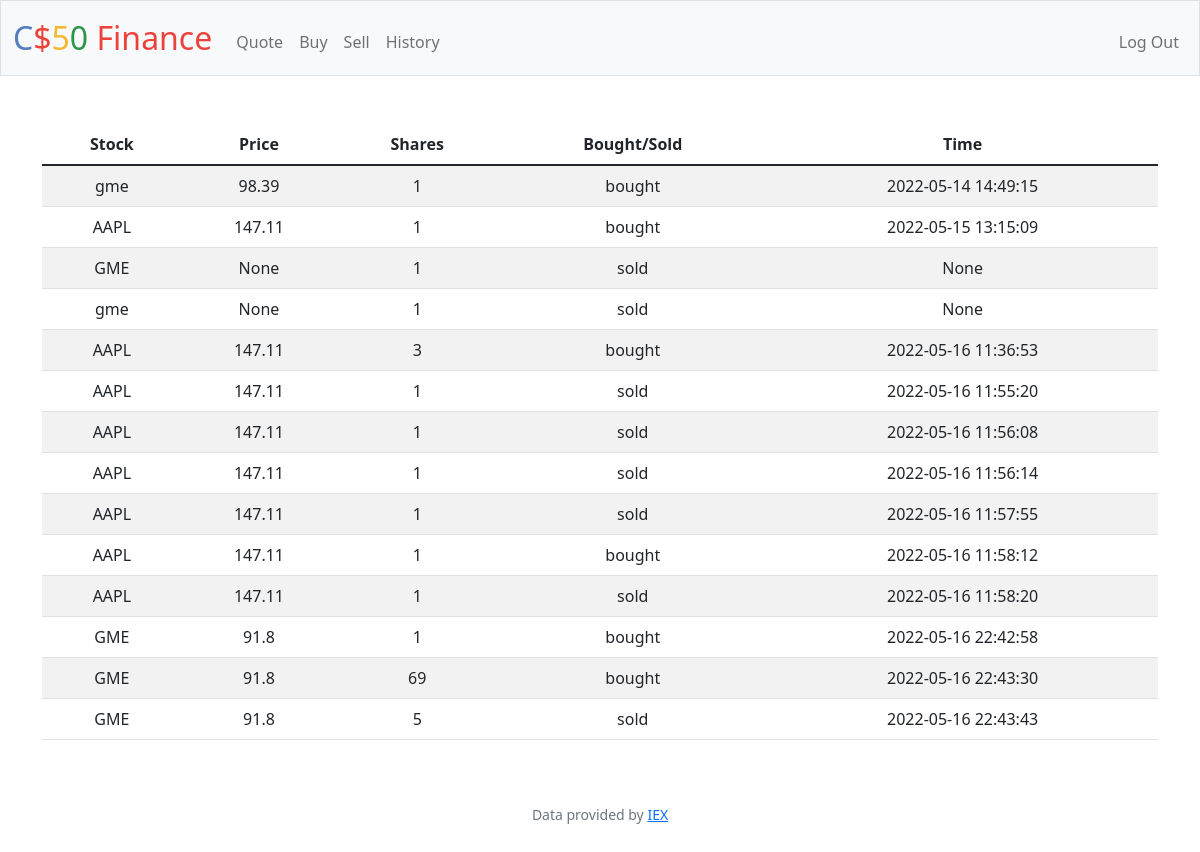
The app's page /history (signed in) with its own data.
### tables this page shows
CREATE TABLE purchases (table_id INTEGER PRIMARY KEY AUTOINCREMENT, user_id INTEGER, symbol TEXT, shares INTEGER, purchase_price REAL, time TEXT);

### app.py (the view)
@app.route("/history")
@login_required
def history():
    user_id = session.get("user_id")
    history = db.execute("SELECT * from purchases WHERE user_id =?", user_id)
    hist_index = {}
    hist_big_index = {}
    for i in range(len(history)):
        hist_index["shares"] = abs(history[i]["shares"])
        hist_index["price"] = history[i]["purchase_price"]
        hist_index["symbol"] = history[i]["symbol"]
        hist_index["time"] = history[i]["time"]
        if history[i]["shares"] <0:
            hist_index["transaction"] = "sold"
        else:
            hist_index["transaction"] = "bought"
        hist_big_index[i] = hist_index
        hist_index = {}
    return render_template("history.html", hist_big_index=hist_big_index)

### app.py (called while the page is built)
@app.after_request
def after_request(response):
    response.headers["Cache-Control"] = "no-cache, no-store, must-revalidate"
    response.headers["Expires"] = 0
    response.headers["Pragma"] = "no-cache"
    return response

### helpers.py (called while the page is built)
def login_required(f):
    @wraps(f)
    def decorated_function(*args, **kwargs):
        if session.get("user_id") is None:
            return redirect("/login")
        return f(*args, **kwargs)
    return decorated_function

### templates/history.html (shortened to what this page needs)
{% extends "layout.html" %}
{% block main %}
<div class="container-sm">
    <table class="table table-striped">
        <thead>
            <tr>
            <th scope="col">Stock</th>
            <th scope="col">Price</th>
            <th scope="col">Shares</th>
            <th scope="col">Bought/Sold</th>
            <th scope="col">Time</th>
            </tr>
        </thead>
        <tbody>
            {% for i in hist_big_index %}
            <tr>
                    <td> {{ hist_big_index[i]["symbol"] }}</td>
                    <td> {{ hist_big_index[i]["price"] }}</td>
                    <td> {{ hist_big_index[i]["shares"] }}</td>
                    <td> {{ hist_big_index[i]["transaction"] }}</td>
                    <td> {{ hist_big_index[i]["time"] }}</td>
            </tr>
            {% endfor %}
        </tbody>
    </table>
</div>
{% endblock %}

### records on screen
purchases: symbol "gme", purchase_price "98.39", shares "1", time "2022-05-14 14:49:15"
purchases: symbol "AAPL", purchase_price "147.11", shares "1", time "2022-05-15 13:15:09"
purchases: symbol "GME"
purchases: symbol "gme"
purchases: symbol "AAPL", purchase_price "147.11", shares "3", time "2022-05-16 11:36:53"
purchases: symbol "AAPL", purchase_price "147.11", time "2022-05-16 11:55:20"
purchases: symbol "AAPL", purchase_price "147.11", time "2022-05-16 11:56:08"
purchases: symbol "AAPL", purchase_price "147.11", time "2022-05-16 11:56:14"
purchases: symbol "AAPL", purchase_price "147.11", time "2022-05-16 11:57:55"
purchases: symbol "AAPL", purchase_price "147.11", shares "1", time "2022-05-16 11:58:12"
purchases: symbol "AAPL", purchase_price "147.11", time "2022-05-16 11:58:20"
purchases: symbol "GME", purchase_price "91.8", shares "1", time "2022-05-16 22:42:58"
purchases: symbol "GME", purchase_price "91.8", shares "69", time "2022-05-16 22:43:30"
purchases: symbol "GME", purchase_price "91.8", time "2022-05-16 22:43:43"

### other values on screen
{{ hist_big_index[i]["transaction"] }} "bought" "bought" "sold" "sold" "bought" "sold" "sold" "sold" "sold" "bought" "sold" "bought" "bought" "sold"
{{ hist_big_index[i]["price"] }} "None" "None"
{{ hist_big_index[i]["shares"] }} "1" "1" "1" "1" "1" "1" "1" "5"
{{ hist_big_index[i]["time"] }} "None" "None"
